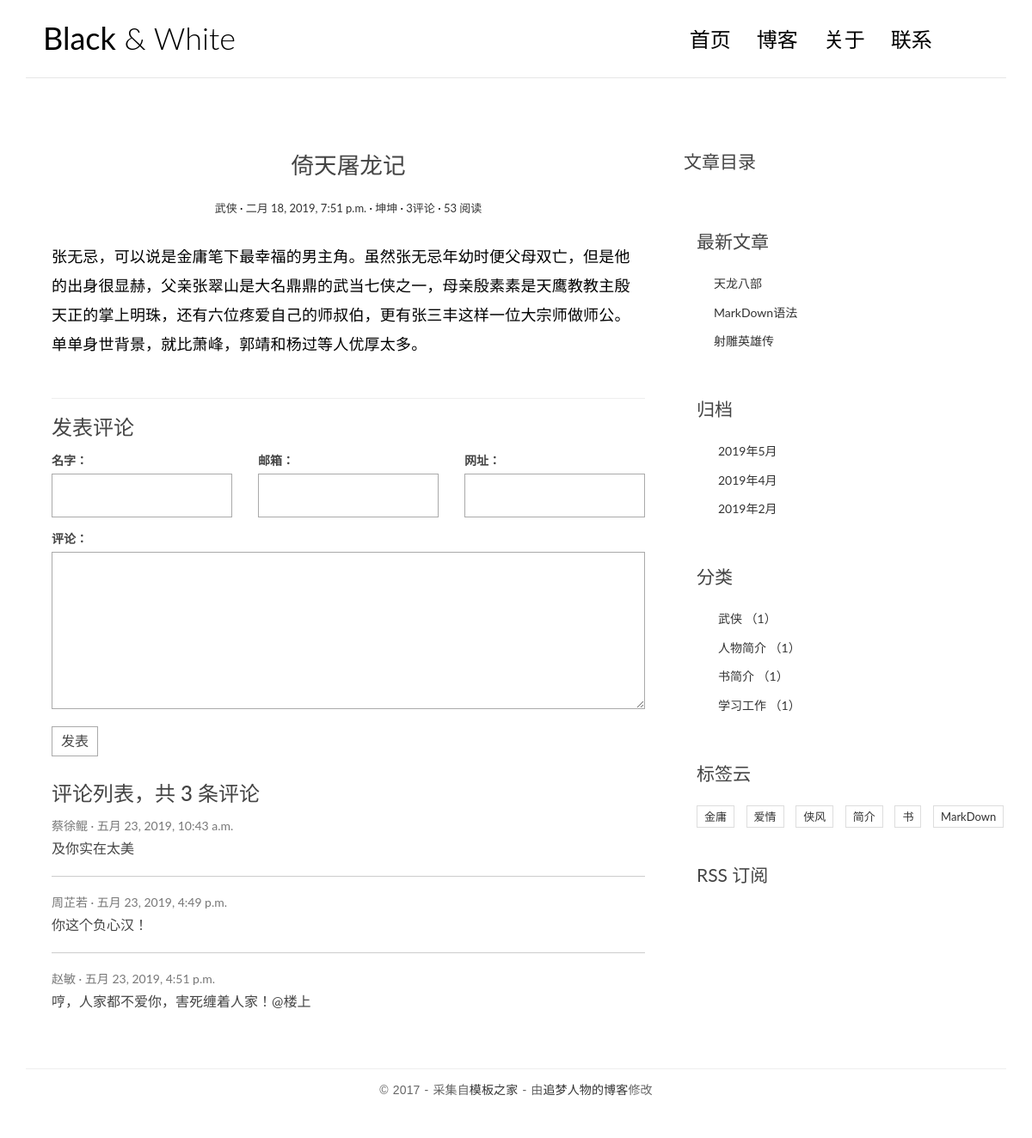
Page /detail/1/ on the committed database.
### blog/models.py (models this page shows, shortened)
class Article(models.Model):
    title = models.CharField(max_length=30)
    body = models.TextField()
    create_time = models.DateTimeField(auto_now_add=True)
    update_time = models.DateTimeField(auto_now=True)
    views = models.PositiveIntegerField(default=0)
    category = models.ForeignKey(Category,on_delete=models.CASCADE)
    tags = models.ManyToManyField(Tag)
    auther = models.ForeignKey(User,models.CASCADE)
    class Meta():
        verbose_name = '文章'
        verbose_name_plural = verbose_name

class Category(models.Model):
    title = models.CharField(max_length=30)
    class Meta():
        verbose_name ='分类'
        verbose_name_plural = verbose_name

class Tag(models.Model):
    title = models.CharField(max_length=30)
    class Meta():
        verbose_name = "标签"
        verbose_name_plural = verbose_name

### comments/models.py (models this page shows, shortened)
class Comment(models.Model):
    username = models.CharField(max_length=30)
    email = models.EmailField(blank=True, null=True)
    url = models.URLField(blank=True,null = True)
    content = models.CharField(max_length=500)
    article = models.ForeignKey(Article, on_delete=models.CASCADE)
    create_time = models.DateTimeField(auto_now_add=True)
    class Meta():
        verbose_name = '评论'
        verbose_name_plural = verbose_name

### blog/views.py (the view)
# urls.py: url(r'^detail/(\d+)/$',views.detail,name='detail'),
def detail(request, id):
    article = get_object_or_404(Article, pk=id)
    article.views += 1
    article.save()
    mk = markdown.Markdown(extensions=[
        'markdown.extensions.extra',
        'markdown.extensions.codehilite',
        'markdown.extensions.toc',
    ])
    article.body = mk.convert(article.body)
    article.toc = mk.toc
    return render(request, 'single.html', locals())

### blog/templatetags/extend_fun.py (called while the page is built)
@register.simple_tag(name='getcategorys')
def getcategorys():
    return Category.objects.all()

@register.simple_tag
def getlatestarticles(num = 3):
    return Article.objects.all().order_by('-create_time')[:num]

@register.simple_tag
def getarchives(num = 3):
    result =  Article.objects.dates("create_time",'month',order="DESC")[:num]
    print(result)
    return result

@register.simple_tag
def gettags():
    return Tag.objects.all()

### templates/single.html (shortened to what this page needs)
{% extends 'base.html' %}
{% block left %}
<article class="post post-{{ article.id }}">
                    <header class="entry-header">
                        <h1 class="entry-title">{{ article.title }}</h1>
                        <div class="entry-meta">
                            <span class="post-category"><a href="#">{{ article.category.title }}</a></span>
                            <span class="post-date"><a href="#"><time class="entry-date"
                                                                      datetime="2012-11-09T23:15:57+00:00">{{ article.create_time }}</time></a></span>
                            <span class="post-author"><a href="#">{{ article.auther.username }}</a></span>
                            <span class="comments-link"><a href="#">{{ article.comment_set.count }}评论</a></span>
                            <span class="views-count"><a href="#">{{ article.views }} 阅读</a></span>
                        </div>
                    </header>
                    <div class="entry-content clearfix">
                        {{ article.body|safe }}
                    </div>
                </article>
<section class="comment-area" id="comment-area">
                    <hr>
                    <h3>发表评论</h3>
                    <form action="{% url 'comments:addcomment' article.id %}" method="post" class="comment-form">
                        <div class="row">
                            <div class="col-md-4">
                                <label for="id_name">名字：</label>
                                <input type="text" id="id_name" name="name" required>
                            </div>
                            <div class="col-md-4">
                                <label for="id_email">邮箱：</label>
                                <input type="email" id="id_email" name="email" required>
                            </div>
                            <div class="col-md-4">
                                <label for="id_url">网址：</label>
                                <input type="text" id="id_url" name="url">
                            </div>
                            <div class="col-md-12">
                                <label for="id_comment">评论：</label>
                                <textarea name="comment" id="id_comment" required></textarea>
                                <button type="submit" class="comment-btn">发表</button>
                            </div>
                        </div>
                    </form>
                    <div class="comment-list-panel">
                        <h3>评论列表，共 <span>{{ article.comment_set.count }}</span> 条评论</h3>
                        <ul class="comment-list list-unstyled">
                            {% for c in article.comment_set.all %}
                            <li class="comment-item">
                                <span class="nickname">{{ c.username }}</span>
                                <time class="submit-date" datetime="2012-11-09T23:15:57+00:00">{{ c.create_time }}</time>
                                <div class="text">
                                    {{ c.content }}
                                </div>
                            </li>
                            {% empty %}
                            没有评论
                            {% endfor %}
                        </ul>
                    </div>
                </section>
{% endblock %}
{% block toc %}
                <div class="widget widget-content">
                    <h3 class="widget-title">文章目录</h3>
                </div>
{% endblock %}

### templates/base.html (shortened to what this page needs)
{% load extend_fun %}
<!DOCTYPE html>
<html lang="en">
<head>
    <link rel="stylesheet" href="/static/css/bootstrap.min.css">
    <link rel="stylesheet" href="http://code.ionicframework.com/ionicons/2.0.1/css/ionicons.min.css">
    <link rel="stylesheet" href="/static/css/pace.css">
    <link rel="stylesheet" href="/static/css/custom.css">
</head>
<body id = 'page'>
<div class="container">
    <header id="site-header">
        <div class="row">
            <div class="col-md-4 col-sm-5 col-xs-8">
                <div class="logo">
                    <h1><a href="index.html"><b>Black</b> &amp; White</a></h1>
                </div>
            </div>
            <div class="col-md-8 col-sm-7 col-xs-4">
                <nav class="main-nav" role="navigation">
                    <div class="collapse navbar-collapse" id="bs-example-navbar-collapse-1">
                        <ul class="nav navbar-nav navbar-right">
                            <li class="cl-effect-11"><a href="index.html" data-hover="首页">首页</a></li>
                            <li class="cl-effect-11"><a href="full-width.html" data-hover="博客">博客</a></li>
                            <li class="cl-effect-11"><a href="about.html" data-hover="关于">关于</a></li>
                            <li class="cl-effect-11"><a href="{% url 'blog:contactus' %}" data-hover="联系">联系</a></li>
                        </ul>
                    </div>
                </nav>
            </div>
        </div>
    </header>
</div>
<div class="content-body">
    <div class="container">
        <div class="row">
            <main class="col-md-8">
                {% block left %}
                {% endblock %}
            </main>
            {% block toc %}
            {% endblock %}
            <aside class="col-md-4">
                <div class="widget widget-recent-posts">
                    <h3 class="widget-title">最新文章</h3>
                    <ul>
                        {% getlatestarticles 3 as latestarticles %}
                            {% for article in latestarticles %}
                                <li><a href="{% url 'blog:detail' article.id %}">{{ article.title }}</a></li>
                            {% empty %}
                            没有最新文章
                            {% endfor %}
                    </ul>
                </div>
                <div class="widget widget-archives">
                    <h3 class="widget-title">归档</h3>
                    <ul>
                        {% getarchives as archives %}
                        {% for archive in archives %}
                        <li><a href="{% url 'blog:archives' archive.year archive.month %}">{{ archive.year }}年{{ archive.month }}月</a></li>
                            {% empty %}
                            <li>没有对象</li>
                            {% endfor %}
                    </ul>
                </div>
                <div class="widget widget-category">
                    <h3 class="widget-title">分类</h3>
                    <ul>
                        {% getcategorys as categorys %}
                            {% for category in categorys %}
                        <li>
                            <a href="{% url 'blog:category' category.id %}">{{ category.title }}<span class="post-count">
                                （{{ category.article_set.count }}）</span></a>
                        </li>
                            {% empty %}
                            没有对象
                            {% endfor %}
                    </ul>
                </div>
                <div class="widget widget-tag-cloud">
                    <h3 class="widget-title">标签云</h3>
                    <ul>
                        {% gettags as tags %}
                        {% for tag in tags %}
                         <li>
                            <a href="{% url 'blog:tag' tag.id %}">{{ tag.title }}</a>
                        </li>
                        {% empty %}
                        <li>没有对象</li>
                        {% endfor %}
                    </ul>
                </div>
                <div class="rss">
                    <a href="{% url 'blog:rss' %}"> RSS 订阅</a>
                </div>
            </aside>
        </div>
    </div>
</div>
<footer id="site-footer">
    <div class="container">
        <div class="row">
            <div class="col-md-12">
                <p class="copyright">&copy 2017 - 采集自<a href="http://www.cssmoban.com/"
                                                        target="_blank" title="模板之家">模板之家</a>
                    - 由<a href="http://zmrenwu.com/" title="网页模板" target="_blank">追梦人物的博客</a>修改
                </p>
            </div>
        </div>
    </div>
</footer>
</body>
</html>

### static/css/custom.css (style rules this page uses)
* { outline: none; }
h1, h2, h3, h4, h5, h6 { margin-top: 0; }
b { font-weight: 400; }
a { color: #333; }
body { color: #444; font-family: 'Lato', sans-serif; }
p { font-family: 'Ubuntu', sans-serif; font-weight: 400; word-spacing: 1px; letter-spacing: 0.01em; }
#single p, #page p { margin-bottom: 25px; }
#site-header { background-color: #FFF; padding: 25px 20px; margin-bottom: 40px; border-bottom: 1px solid #e7e7e7; }
.logo h1 a { color: #000; }
.logo h1 { margin: 0; font-family: 'Lato', sans-serif; font-weight: 300; }
.main-nav { margin-top: 11px; max-width: 95%; }
.main-nav a { color: #000000 !important; padding: 0 0 5px 0 !important; margin-right: 30px; font-family: 'Lato', sans-serif; font-weight: 300; font-size: 24px; }
.cl-effect-11 a { padding: 10px 0; color: #0972b4; text-shadow: none; }
.cl-effect-11 a::before { position: absolute; top: 0; left: 0; overflow: hidden; padding: 0 0 5px 0 !important; max-width: 0; border-bottom: 1px solid #000; color: #000; content: attr(data-hover); white-space: nowrap; -webkit-transition: max-width 0.5s; -moz-transition: max-width 0.5s; transition: max-width 0.5s; }
.content-body { padding-bottom: 4em; }
.post { background: #fff; padding: 30px 30px 0; }
.entry-title { text-align: center; font-size: 1.9em; margin-bottom: 20px; line-height: 1.6; padding: 10px 20px 0; }
.entry-meta { text-align: center; color: #DDDDDD; font-size: 13px; margin-bottom: 30px; }
.entry-content { font-size: 18px; line-height: 1.9; font-weight: 300; color: #000; }
.post-category::after, .post-date::after, .post-author::after, .comments-link::after { content: ' ·'; color: #000; }
.widget { background: #fff; padding: 30px 0 0; }
.widget-title { font-size: 1.5em; margin-bottom: 20px; line-height: 1.6; padding: 10px 0 0; font-weight: 400; }
.widget-recent-posts ul { padding: 0; margin: 0; padding-left: 20px; }
.widget-recent-posts ul li { list-style-type: none; position: relative; line-height: 170%; margin-bottom: 10px; }
.widget-recent-posts ul li::before { content: '\f3d3'; font-family: "Ionicons"; position: absolute; left: -17px; top: 3px; font-size: 16px; color: #000; }
.widget-archives ul { padding: 0; margin: 0; padding-left: 25px; }
.widget-archives ul li { list-style-type: none; position: relative; line-height: 170%; margin-bottom: 10px; }
.widget-archives ul li::before { content: '\f3f3'; font-family: "Ionicons"; position: absolute; left: -25px; top: 1px; font-size: 16px; color: #000; }
.widget-category ul { padding: 0; margin: 0; padding-left: 25px; }
.widget-category ul li { list-style-type: none; position: relative; line-height: 170%; margin-bottom: 10px; }
.widget-category ul li::before { content: '\f3fe'; font-family: "Ionicons"; position: absolute; left: -25px; top: 1px; font-size: 18px; color: #000; }
.widget-tag-cloud ul { padding: 0; margin: 0; margin-right: -10px; }
.widget-tag-cloud ul li { list-style-type: none; font-size: 13px; display: inline-block; margin-right: 10px; margin-bottom: 10px; padding: 3px 8px; border: 1px solid #ddd; }
.rss { font-size: 21px; margin-top: 30px; }
.rss a { color: #444; }
#site-footer { padding-top: 10px; padding: 0 0 1.5em 0; }
.copyright { text-align: center; padding-top: 1em; margin: 0; border-top: 1px solid #eee; color: #666; }
.contact-form input, .comment-form input { border: 1px solid #aaa; margin-bottom: 15px; width: 100%; padding: 15px 15px; font-size: 16px; line-height: 100%; transition: 0.4s border-color linear; }
.contact-form textarea, .comment-form textarea { border: 1px solid #aaa; margin-bottom: 15px; width: 100%; padding: 15px 15px; font-size: 16px; line-height: 20px !important; min-height: 183px; transition: 0.4s border-color linear; }
.comment-area { padding: 0 30px 0; }
.comment-form { margin-top: 15px; }
.comment-form .comment-btn { background-color: #fff; border: 1px solid #aaa; font-size: 16px; padding: 5px 10px; }
.comment-list-panel { margin-top: 30px; }
.comment-list { margin-top: 15px; }
.comment-item:not(:last-child) { border-bottom: 1px #ccc solid; margin-bottom: 20px; padding-bottom: 20px; }
.comment-item .nickname, .comment-item .submit-date { color: #777; font-size: 14px; }
.comment-item .nickname:after { content: ' ·'; }
.comment-item .text { padding-top: 5px; font-size: 16px; }

### rows in the picture
Article: title "倚天屠龙记", category "武侠", create_time "二月 18, 2019, 7:51 p.m.", auther.username "坤坤", comment_set.count "3", views "53", body "张无忌，可以说是金庸笔下最幸福的男主角。虽然张无忌年幼时便父母双亡，但是他的出身很显赫，父亲张翠山是大名鼎鼎的武当七侠之一，母亲殷素素是天鹰教教主殷天正的掌上明珠，还有六位疼爱自己的师叔伯，更有张三丰这样一位大宗师做师公。单单身世背景，就比萧峰，郭靖和杨过等人优厚太多。"
Comment: username "蔡徐鲲", create_time "五月 23, 2019, 10:43 a.m.", content "及你实在太美"
Comment: username "周芷若", create_time "五月 23, 2019, 4:49 p.m.", content "你这个负心汉！"
Comment: username "赵敏", create_time "五月 23, 2019, 4:51 p.m.", content "哼，人家都不爱你，害死缠着人家！@楼上"
Article: title "天龙八部"
Article: title "MarkDown语法"
Article: title "射雕英雄传"
Category: title "武侠", article_set.count "1"
Category: title "人物简介", article_set.count "1"
Category: title "书简介", article_set.count "1"
Category: title "学习工作", article_set.count "1"
Tag: title "金庸"
Tag: title "爱情"
Tag: title "侠风"
Tag: title "简介"
Tag: title "书"
Tag: title "MarkDown"

### other values in the picture
{{ archive.year }} "2019" "2019" "2019"
{{ archive.month }} "5" "4" "2"
